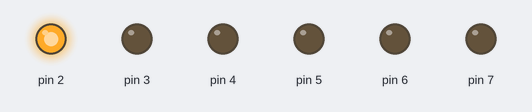
A sketch run on a simulated Arduino Uno, built with avr-gcc and run on an emulated ATmega328P. Shown: output pins drawn as LEDs (lit = HIGH).

Above: at 5.0 s.
At 15.0 s:
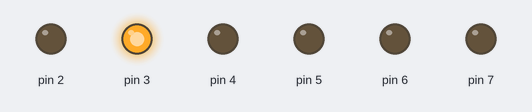
At 25.0 s:
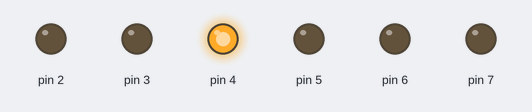
At 35.0 s:
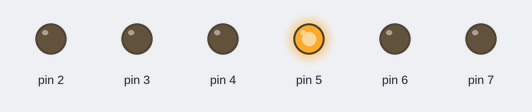
At 45.0 s:
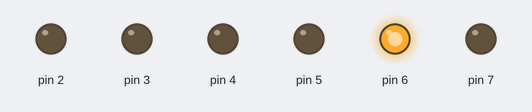
At 55.0 s:
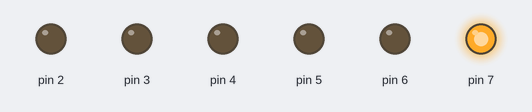
Timing chart, 0 to 78.0 s (numbered marks = the images above):
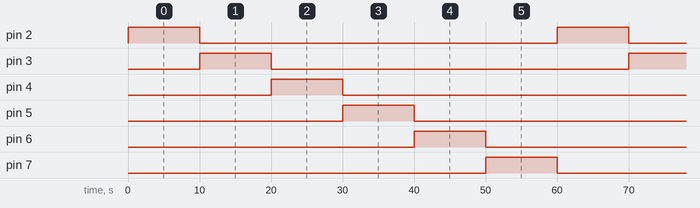

The sketch:

HW11.ino
```cpp
void setup() {
  pinMode(2, OUTPUT);
  pinMode(3, OUTPUT);
  pinMode(4, OUTPUT);
  pinMode(5, OUTPUT);
  pinMode(6, OUTPUT);
  pinMode(7, OUTPUT);
}

void loop() {
  int seconds = (millis() / 1000) % 60;
  if (seconds < 10) {
    digitalWrite(2, HIGH);
    digitalWrite(3, LOW);
    digitalWrite(4, LOW);
    digitalWrite(5, LOW);
    digitalWrite(6, LOW);
    digitalWrite(7, LOW);
  } else if (seconds >= 10 && seconds < 20) {
    digitalWrite(2, LOW);
    digitalWrite(3, HIGH);
    digitalWrite(4, LOW);
    digitalWrite(5, LOW);
    digitalWrite(6, LOW);
    digitalWrite(7, LOW);
  } else if (seconds >= 20 && seconds < 30) {
    digitalWrite(2, LOW);
    digitalWrite(3, LOW);
    digitalWrite(4, HIGH);
    digitalWrite(5, LOW);
    digitalWrite(6, LOW);
    digitalWrite(7, LOW);
  } else if (seconds >= 30 && seconds < 40) {
    digitalWrite(2, LOW);
    digitalWrite(3, LOW);
    digitalWrite(4, LOW);
    digitalWrite(5, HIGH);
    digitalWrite(6, LOW);
    digitalWrite(7, LOW);
  } else if (seconds >= 40 && seconds < 50) {
    digitalWrite(2, LOW);
    digitalWrite(3, LOW);
    digitalWrite(4, LOW);
    digitalWrite(5, LOW);
    digitalWrite(6, HIGH);
    digitalWrite(7, LOW);
  } else if (seconds >= 50 && seconds < 60) {
    digitalWrite(2, LOW);
    digitalWrite(3, LOW);
    digitalWrite(4, LOW);
    digitalWrite(5, LOW);
    digitalWrite(6, LOW);
    digitalWrite(7, HIGH);
  }
}
```

Measured:
- by itself, pin 2–7: alternates HIGH for 10.0 s and LOW for 50.0 s
